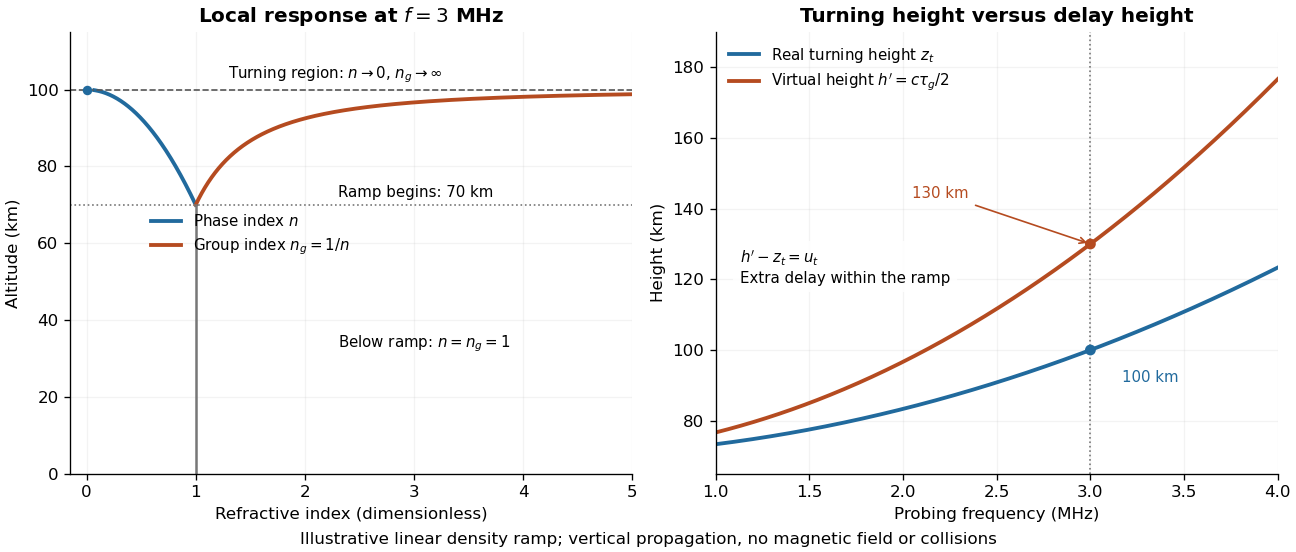

The Python source for this figure:
"""Original cold-plasma ramp/virtual-height model. Python 3.14; numpy/matplotlib.

Run from _media; writes basename.png to CWD. Stipulated profile:
fp(z) = 3 MHz sqrt((z-70 km)/(30 km)). Vertical geometrical-ray delay,
with frequency-independent turning phase. No measured ionospheric data.
"""
from pathlib import Path
import numpy as np
import matplotlib.pyplot as plt

plt.rcParams.update({'font.size': 10, 'figure.facecolor': 'white', 'axes.facecolor': 'white'})
fig, (ax, bx) = plt.subplots(1, 2, figsize=(10.8, 4.6), layout='constrained')
z = np.linspace(70, 99.85, 600)
n = np.sqrt(1-(z-70)/30)
ax.plot(n,z,color='#216a9d',lw=2.3,label='Phase index $n$')
ax.plot(1/n,z,color='#b54b20',lw=2.3,label='Group index $n_g=1/n$')
ax.plot([1,1],[0,70],color='#777777',lw=1.5)
ax.scatter([0],[100],color='#216a9d',s=22,zorder=4)
ax.axhline(70,ls=':',color='#777777',lw=1)
ax.axhline(100,ls='--',color='#555555',lw=1)
ax.text(2.3,72,'Ramp begins: 70 km',fontsize=9)
ax.text(1.3,103,r'Turning region: $n\to0$, $n_g\to\infty$',fontsize=9)
ax.text(2.3,33,'Below ramp: $n=n_g=1$',fontsize=9)
ax.set(xlim=(-0.15,5),ylim=(0,115),xlabel='Refractive index (dimensionless)',ylabel='Altitude (km)')
ax.set_title('Local response at $f=3$ MHz',fontweight='bold')
ax.legend(loc='upper left',bbox_to_anchor=(0.12,0.62),frameon=False,fontsize=9)
ax.grid(alpha=.15)

f=np.linspace(1,4,400)
turn=70+30*(f/3)**2
virtual=70+60*(f/3)**2
bx.plot(f,turn,color='#216a9d',lw=2.3,label='Real turning height $z_t$')
bx.plot(f,virtual,color='#b54b20',lw=2.3,label="Virtual height $h'=c\\tau_g/2$")
bx.axvline(3,color='#777777',lw=1,ls=':')
bx.scatter([3,3],[100,130],color=['#216a9d','#b54b20'],s=30,zorder=4)
bx.annotate('100 km',(3,100),xytext=(3.17,91),fontsize=9,color='#216a9d')
bx.annotate('130 km',(3,130),xytext=(2.05,143),fontsize=9,color='#b54b20',arrowprops={'arrowstyle':'->','color':'#b54b20'})
bx.set(xlim=(1,4),ylim=(65,190),xlabel='Probing frequency (MHz)',ylabel='Height (km)')
bx.set_title('Turning height versus delay height',fontweight='bold')
bx.legend(loc='upper left',fontsize=9,frameon=False)
bx.text(1.13,119,"$h'-z_t=u_t$\nExtra delay within the ramp",fontsize=9,bbox={'facecolor':'white','edgecolor':'none','alpha':.9})
bx.grid(alpha=.15)
for axis in (ax,bx):axis.spines[['top','right']].set_visible(False)
fig.supxlabel('Illustrative linear density ramp; vertical propagation, no magnetic field or collisions', fontsize=10)
fig.savefig(Path(__file__).stem + '.png',dpi=120,facecolor='white',transparent=False)
